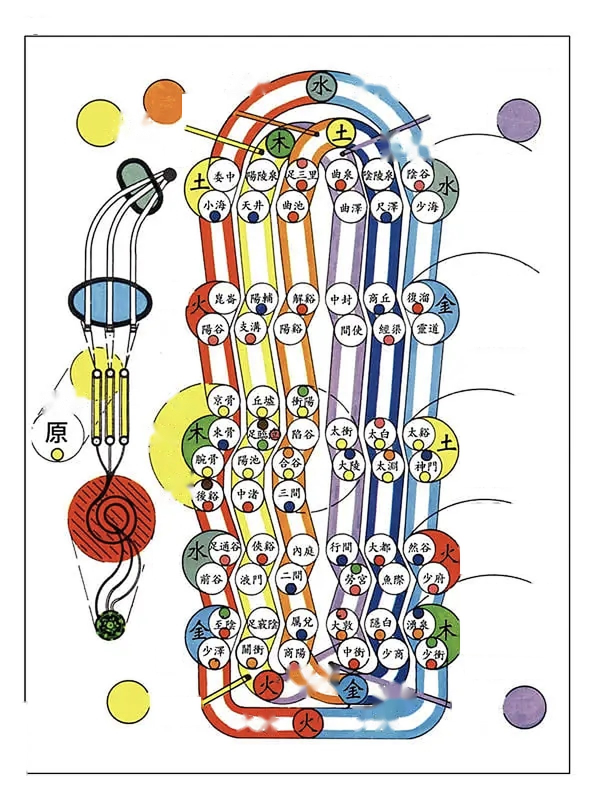
#> input picture examples/b24-bamai-yuanli/clean.jpg, 1190 x 1616 px (shown at 1/2 size)
$ python trace_hough.py --image ../examples/b24-bamai-yuanli/clean.jpg --out out.png
#> lines starting #> are read from the running program, lines starting #| are printed output that depends on the picture; after the words box and inside, x2 and y2 are one past the last pixel; in counts of white or black regions, pixels touching at a corner belong together
### scripts/common.py
"""Shared helpers: CJK font subsetting and small IO utilities.

Noto Sans CJK's TTC keeps several languages in one file. These charts use
traditional characters, which are face index 3 in NotoSansCJK-Regular.ttc
(0 Japanese, 1 Korean, 2 Simplified Chinese, 3 Traditional Chinese).
"""
from __future__ import annotations

import json
import os
import shutil
import subprocess
import tempfile
from pathlib import Path


def load_json(path):
    with open(path, encoding='utf-8') as f:
        return json.load(f)


def dump_json(path, data):
    Path(path).parent.mkdir(parents=True, exist_ok=True)
    with open(path, 'w', encoding='utf-8') as f:
        json.dump(data, f, ensure_ascii=False, indent=2)
        f.write('\n')


# [8 lines left out: function which, not called in this run]


FONT_DIRS = [
    '/usr/share/fonts/opentype/noto',
    '/usr/share/fonts/truetype/noto',
    '/usr/share/fonts/noto-cjk',
    '/usr/share/fonts/opentype/noto-cjk',
]

FONT_NAMES = {
    400: [
        'NotoSansCJK-Regular.ttc',
        'NotoSansCJKtc-Regular.otf',
        'NotoSansCJKsc-Regular.otf',
        'NotoSansCJKtc-Regular.ttf',
    ],
    700: [
        'NotoSansCJK-Bold.ttc',
        'NotoSansCJKtc-Bold.otf',
        'NotoSansCJKsc-Bold.otf',
        'NotoSansCJKtc-Bold.ttf',
    ],
}


# [67 lines left out: functions find_cjk_font, subset_woff2, normalize_label, data_url, not called in this run]

### scripts/trace_hough.py
#!/usr/bin/env python3
"""霍夫变换抽出长直线，合并近乎共线的段。

  python scripts/trace_hough.py --image scan.jpg --out lines.json --margin 52,40,50,73
margin 是左、上、右、下要忽略的页边，避免外框被当成经络。
"""
from __future__ import annotations

import argparse
import math
import sys
from pathlib import Path

sys.path.insert(0, str(Path(__file__).resolve().parent))

try:
    import cv2
    import numpy as np
except ImportError as exc:
    raise SystemExit('需要 opencv-python-headless 和 numpy：pip install -r scripts/requirements.txt') from exc

from common import dump_json  # noqa: E402


def angle(seg):
    return math.degrees(math.atan2(seg[3] - seg[1], seg[2] - seg[0])) % 180


def main(argv=None):
    parser = argparse.ArgumentParser(description='霍夫直线')
    parser.add_argument('--image', required=True)
    parser.add_argument('--out', required=True)
    parser.add_argument('--min-length', type=int, default=45)
    parser.add_argument('--max-gap', type=int, default=4)
    parser.add_argument('--threshold', type=int, default=30)
    parser.add_argument('--margin', default='', help='left,top,right,bottom 页边，像素')
    args = parser.parse_args(argv if argv is not None else sys.argv[1:])

    image = cv2.imread(args.image)
#> image is the input picture: shape (1616, 1190, 3); mean B, G, R 211.7, 216.5, 220.4
    if image is None:
        raise SystemExit(f'打不开图片：{args.image}')
    gray = cv2.cvtColor(image, cv2.COLOR_BGR2GRAY).astype(int)
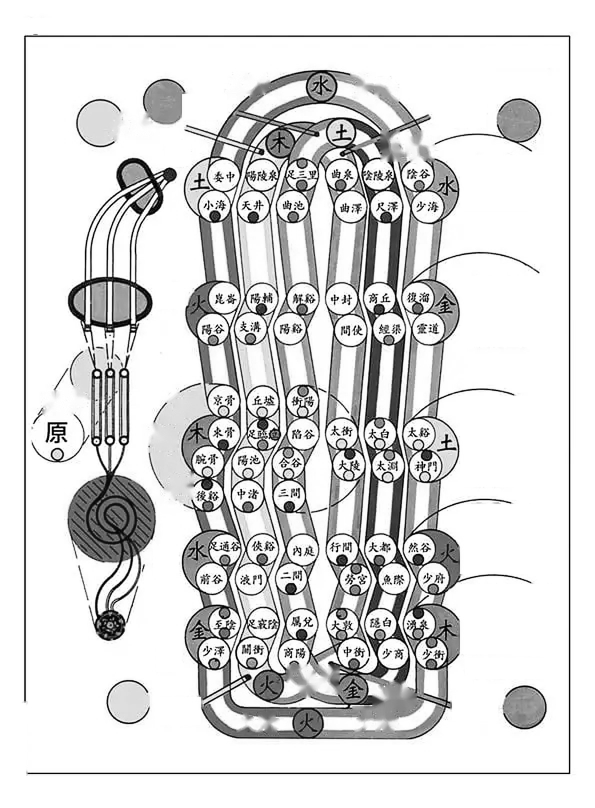
#> gray: shape (1616, 1190) int64 (shown at 1/2 size); min 0, max 255, mean 217.1
    sat = np.max(image, 2).astype(int) - np.min(image, 2)
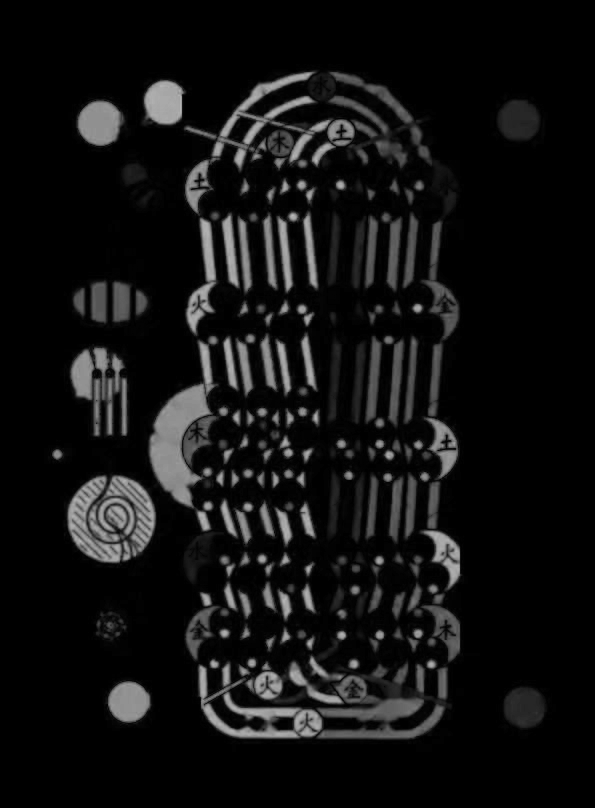
#> sat: shape (1616, 1190) int64 (shown at 1/2 size); min 0, max 189, mean 17.5
    mask = ((gray < 150) & (sat < 60)).astype(np.uint8) * 255
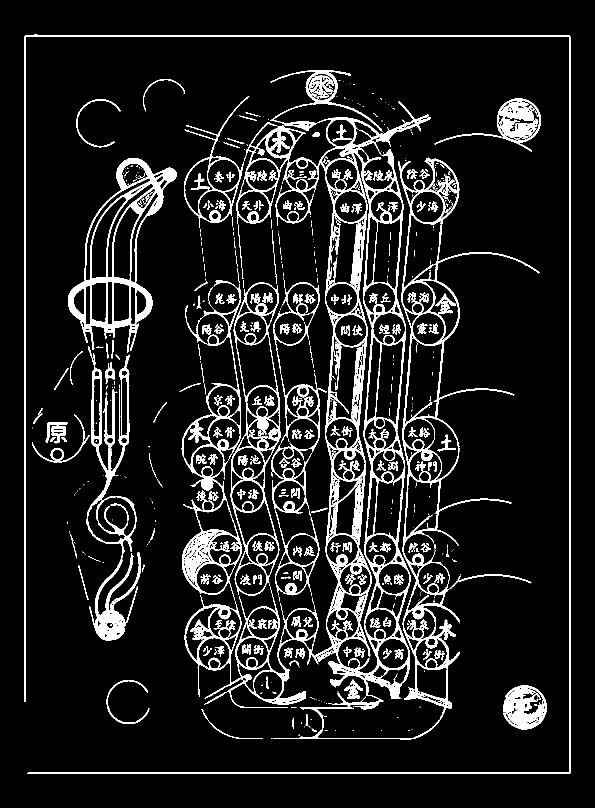
#> mask: shape (1616, 1190) (shown at 1/2 size); 10.7% white; 677 white regions (442 under 20 px), largest, box (x1, y1, x2, y2) and area: (369, 140, 1079, 1479) 89921, (48, 71, 1141, 1548) 16260, (136, 316, 354, 706) 15017
    if args.margin:
        left, top, right, bottom = [int(v) for v in args.margin.split(',')]
        height, width = mask.shape
        if left:
            mask[:, :left] = 0
        if right:
            mask[:, width - right:] = 0
        if top:
            mask[:top, :] = 0
        if bottom:
            mask[height - bottom:, :] = 0
    raw = cv2.HoughLinesP(mask, 1, np.pi / 360, threshold=args.threshold,
                          minLineLength=args.min_length, maxLineGap=args.max_gap)
#> raw = 369 rows, first 6: [49, 1403, 49, 72], [55, 1547, 1139, 1547], [1139, 1546, 1139, 71], [50, 1403, 50, 71], [51, 1402, 51, 71], [1140, 1546, 1140, 73]
    if raw is None:
        dump_json(args.out, [])
        print('0 lines')
        return
    segments = [list(map(int, seg)) for seg in np.array(raw).reshape(-1, 4)]
#> segments = 369 items, first 6: [49, 1403, 49, 72], [55, 1547, 1139, 1547], [1139, 1546, 1139, 71], [50, 1403, 50, 71], [51, 1402, 51, 71], [1140, 1546, 1140, 73]
    merged = []
    for seg in sorted(segments, key=lambda s: -math.hypot(s[2] - s[0], s[3] - s[1])):
        ang = angle(seg)
        placed = False
        for item in merged:
            if min(abs(ang - item['a']), 180 - abs(ang - item['a'])) >= 3:
                continue
            x1, y1, x2, y2 = item['p']
            length = math.hypot(x2 - x1, y2 - y1) or 1
            def dist(x, y):
                return abs((x2 - x1) * (y1 - y) - (x1 - x) * (y2 - y1)) / length
            if dist(seg[0], seg[1]) >= 3 or dist(seg[2], seg[3]) >= 3:
                continue
            ux, uy = (x2 - x1) / length, (y2 - y1) / length
            projections = [0, length,
                           (seg[0] - x1) * ux + (seg[1] - y1) * uy,
                           (seg[2] - x1) * ux + (seg[3] - y1) * uy]
            gap = max(0, min(projections[2], projections[3]) - length, -max(projections[2], projections[3]))
            if gap < 6:
                t0, t1 = min(projections), max(projections)
                item['p'] = [x1 + ux * t0, y1 + uy * t0, x1 + ux * t1, y1 + uy * t1]
                placed = True
                break
        if not placed:
            merged.append({'a': ang, 'p': [float(v) for v in seg]})
#> this loop made 369 passes
#> (seg, ang) on passes 1 to 3: ([1139, 1546, 1139, 71], 90), ([1138, 1546, 1138, 71], 90), ([1140, 1546, 1140, 73], 90)
#> after the loop, item = {'a': 90.66, 'p': [717.4, 1089, 719, 952]}; merged = 238 items
    out = [[round(v, 1) for v in item['p']] for item in merged]
#> out = 238 items, first 6: [1139, 1546, 1139, 71], [50, 1403, 50, 71], [48, 72, 1137, 72], [55, 1547, 1139, 1547], [542, 1477, 827, 1477], [713, 884, 735.4, 653.1]
    dump_json(args.out, out)
    print(f'{len(out)} lines')
#| 238 lines


if __name__ == '__main__':
    main()
